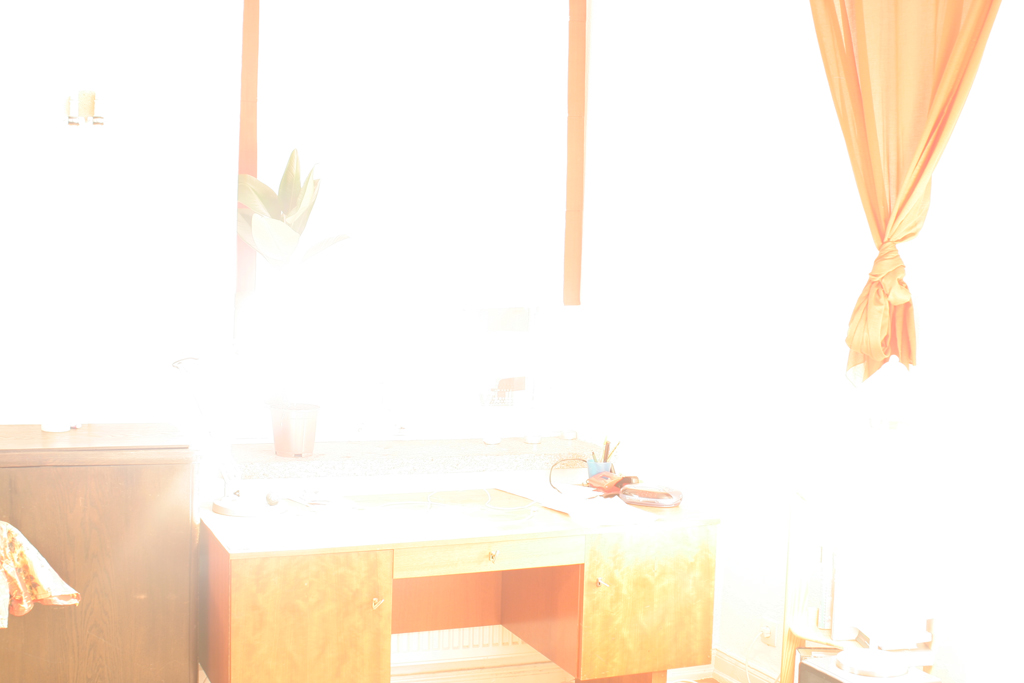
%> input picture DebevecHDR/window_series/window_exp_15_1.jpg, 1024 x 683 px; its folder holds 4 pictures in this run
$ octave main_bilateral.m   (GNU Octave 9; MATLAB toolbox functions it lacks are replaced by stand-ins)
%> lines starting %> are read from the running program, lines starting %| are printed output that depends on the picture; in (x1, y1, x2, y2) boxes, pixels count from 0 and x2, y2 are one past the last pixel; in counts of white or black regions, pixels touching at a corner belong together; the program's own positions count from 1
### DebevecHDR/readDir.m
% Implemented by: Rosaleena Mohanty
% Creates a list of all pictures and their exposure values in a certain directory.
%
% Note that the directory must only contain images wich are named according to the
% naming conventions, otherwise this function fails.
%
% Filename naming conventions:
% The filename of a picture must contain two numbers specifying the
% exposure time of that picture. The first number specifies the nominator,
% the second one the denominator. E.g. "image_1_15.jpg" specifies that this
% image has been taken with an exposure of 1/15 second.
function [filenames, exposures, numExposures] = readDir(dirName)

    filelist = dir(dirName);
    for i = 3:size(filelist,1)
        filenames{i-2} = strcat(dirName,filelist(i).name);
    end

    i = 1;
    for filename = filenames
        filename = filename{1};
        [s f] = regexp(filename, '(\d+)');
        nominator = filename(s(1):f(1));
        denominator = filename(s(2):f(2));
        exposure = str2num(nominator) / str2num(denominator);
        exposures(i) = exposure;
        i = i + 1;
    end

    % sort ascending by exposure
    [exposures indices] = sort(exposures);
    filenames = filenames(indices);

    % then inverse to get descending sort order
    exposures = exposures(end:-1:1);
    filenames = filenames(end:-1:1);

    numExposures = size(filenames,2);

### DebevecHDR/makeImageMatrix.m
% Takes relevant samples from the images for use in gsolve.m
% Implemented by: Rosaleena Mohanty
%
function [ zRed, zGreen, zBlue, sampleIndices ] = makeImageMatrix( filenames, numPixels )

    % determine the number of differently exposed images
    numExposures = size(filenames,2);


    % Create the vector of sample indices
    % We need N(P-1) > (Zmax - Zmin)
    % Assuming the maximum (Zmax - Zmin) = 255,
    % N = (255 * 2) / (P-1) clearly fulfills this requirement
    numSamples = ceil(255*2 / (numExposures - 1)) * 2;

    % create a random sampling matrix, telling us which
    % pixels of the original image we want to sample
    % using ceil fits the indices into the range [1,numPixels+1],
    % i.e. exactly the range of indices of zInput
    step = numPixels / numSamples;
    sampleIndices = floor((1:step:numPixels));
    sampleIndices = sampleIndices';


    % allocate resulting matrices
    zRed = zeros(numSamples, numExposures);
    zGreen = zeros(numSamples, numExposures);
    zBlue = zeros(numSamples, numExposures);

    for i=1:numExposures

        % read the nth image
        fprintf('Reading image number %i...', i);
        image = imread(filenames{i});

        fprintf('sampling.\n');
        % sample the image for each color channel
        [zRedTemp, zGreenTemp, zBlueTemp] = sample(image, sampleIndices);

        % build the resulting, small image consisting
        % of samples of the original image
        zRed(:,i) = zRedTemp;
        zGreen(:,i) = zGreenTemp;
        zBlue(:,i) = zBlueTemp;
    end

### DebevecHDR/sample.m
% Implemented by: Rosaleena Mohanty

function [ red, green, blue ] = sample( image, sampleIndices )
    % Takes relevant samples of the input image

    redChannel = image(:,:,1);
    red = redChannel(sampleIndices);

    greenChannel = image(:,:,2);
    green = greenChannel(sampleIndices);

    blueChannel = image(:,:,3);
    blue = blueChannel(sampleIndices);


### DebevecHDR/gsolve.m
% gsolve.m - Solve for imaging system response function
%
% Code taken from Paul Debevec's SIGGRAPH'97 paper "Recovering High Dynamic Range
% Radiance Maps from Photographs"
%
%
% Given a set of pixel values observed for several pixels in several
% images with different exposure times, this function returns the
% imaging system's response function g as well as the log film irradiance
% values for the observed pixels.
%
% Assumes:
%
% Zmin = 0
% Zmax = 255
%
% Arguments:
%
% Z(i,j) is the pixel values of pixel location number i in image j
% B(j) is the log delta t, or log shutter speed, for image j
% l is lamdba, the constant that determines the amount of smoothness
% w(z) is the weighting function value for pixel value z
%
% Returns:
%
% g(z) is the log exposure corresponding to pixel value z
% lE(i) is the log film irradiance at pixel location i
%
% Implemented by: Rosaleena Mohanty

function [g,lE]=gsolve(Z,B,l,w)
    n = 256;
    A = zeros(size(Z,1)*size(Z,2)+n+1,n+size(Z,1));
    b = zeros(size(A,1),1);

    %% Include the data-fitting equations
    k = 1;
    for i=1:size(Z,1)
        for j=1:size(Z,2)
            wij = w(Z(i,j)+1);
            A(k,Z(i,j)+1) = wij;
            A(k,n+i) = -wij;
            b(k,1) = wij * B(i,j);
            k=k+1;
        end
    end

    %% Fix the curve by setting its middle value to 0
    A(k,129) = 1;
    k=k+1;

    %% Include the smoothness equations
    for i=1:n-2
        A(k,i)=l*w(i+1); A(k,i+1)=-2*l*w(i+1); A(k,i+2)=l*w(i+1);
        k=k+1;
    end

    %% Solve the system using SVD
    x = A\b;
    g = x(1:n);
    lE = x(n+1:size(x,1));

### DebevecHDR/hdr.m
% Generates a hdr radiance map from a set of pictures
%
% parameters:
% filenames: a list of filenames containing the differently exposed
% pictures used to make a hdr from
% gRed: camera response function for the red color channel
% gGreen: camera response function for the green color channel
% gBlue: camera response function for the blue color channel
% Implemented by: Rosaleena Mohanty

function [ hdr ] = hdr( filenames, gRed, gGreen, gBlue, w, dt )

    numExposures = size(filenames,2);

    % read the first image to get the width and height information
    image = imread(filenames{1});

    % pre-allocate resulting hdr image
    hdr = zeros(size(image));
    sum = zeros(size(image));

    for i=1:numExposures

        fprintf('Adding picture %i of %i \n', i, numExposures);

        image = double(imread(filenames{i}));

        wij = w(image + 1);
        sum = sum + wij;

        m(:,:,1) = (gRed(image(:,:,1) + 1) - dt(1,i));
        m(:,:,2) = (gGreen(image(:,:,2) + 1) - dt(1,i));
        m(:,:,3) = (gBlue(image(:,:,3) + 1) - dt(1,i));

        % If a pixel is saturated, its information and
        % that gathered from all prior pictures with longer exposure times is unreliable. Thus
        % we ignore its influence on the weighted sum (influence of the
        % same pixel from prior pics with longer exposure time ignored as
        % well)

        saturatedPixels = ones(size(image));

        saturatedPixelsRed = find(image(:,:,1) == 255);
        saturatedPixelsGreen = find(image(:,:,2) == 255);
        saturatedPixelsBlue = find(image(:,:,3) == 255);

        % Mark the saturated pixels from a certain channel in *all three*
        % channels
        dim = size(image,1) * size(image,2);

        saturatedPixels(saturatedPixelsRed) = 0;
        saturatedPixels(saturatedPixelsRed + dim) = 0;
        saturatedPixels(saturatedPixelsRed + 2*dim) = 0;

        saturatedPixels(saturatedPixelsGreen) = 0;
        saturatedPixels(saturatedPixelsGreen + dim) = 0;
        saturatedPixels(saturatedPixelsGreen + 2*dim) = 0;

        saturatedPixels(saturatedPixelsBlue) = 0;
        saturatedPixels(saturatedPixelsBlue + dim) = 0;
        saturatedPixels(saturatedPixelsBlue + 2*dim) = 0;

        % add the weighted sum of the current pic to the resulting hdr radiance map
        hdr = hdr + (wij .* m);

        % remove saturated pixels from the radiance map and the sum (saturated pixels
        % are zero in the saturatedPixels matrix, all others are one)
        hdr = hdr .* saturatedPixels;
        sum = sum .* saturatedPixels;
    end


    % For those pixels that even in the picture with the smallest exposure time still are
    % saturated we approximate the radiance only from that picture instead
    % of taking the weighted sum
    saturatedPixelIndices = find(hdr == 0);

    % Don't multiply with the weights since they are zero for saturated
    % pixels. m contains the logRadiance value from the last pic, that one
    % with the longest exposure time.
    hdr(saturatedPixelIndices) = m(saturatedPixelIndices);

    % Fix the sum for those pixels to avoid division by zero
    sum(saturatedPixelIndices) = 1;

    % normalize
    hdr = hdr ./ sum;
    hdr = exp(hdr);


### DebevecHDR/imbltflt.m
% Implemented by: Rosaleena Mohanty

function Im = imbltflt(InputMatrix, wsize, sigma_d, sigma_r)
% The implementation of bilateral filter.

[HeightSize, WidthSize] = size(InputMatrix);
InputMatrix = single(InputMatrix);
Im = zeros(size(InputMatrix));

for Height = 1: HeightSize
    for Width = 1: WidthSize
        FilterHeightBegin = Height - wsize;
        FilterHeightEnd = Height + wsize;
        FilterWidthBegin = Width - wsize;
        FilterWidthEnd = Width + wsize;
        if(FilterHeightBegin < 1)
            FilterHeightBegin = 1;
        end
        if(FilterHeightEnd > HeightSize)
            FilterHeightEnd = HeightSize;
        end
        if(FilterWidthBegin < 1)
            FilterWidthBegin = 1;
        end
        if(FilterWidthEnd > WidthSize)
            FilterWidthEnd = WidthSize;
        end
        FilterHeightSize = FilterHeightEnd - FilterHeightBegin + 1;
        FilterWidthSize = FilterWidthEnd - FilterWidthBegin + 1;

        FilterCoef = zeros(FilterHeightSize, FilterWidthSize);
        if(Height == 18 && Width == 88)
            Height = Height;
        end
        for FilterHeight = FilterHeightBegin: FilterHeightEnd
            for FilterWidth = FilterWidthBegin: FilterWidthEnd
                FilterCoef(FilterHeight - FilterHeightBegin + 1, FilterWidth - FilterWidthBegin + 1) = exp((-(Height - FilterHeight)^2 - (Width - FilterWidth)^2) / (2*sigma_d^2)) ...,
                    * exp((-(InputMatrix(FilterHeight, FilterWidth) - InputMatrix(Height, Width))^2) / (2*sigma_r^2));
                %exp((-(Height - FilterHeight)^2 - (Width - FilterWidth)^2) / (2*sigma_d))
                %(-(InputMatrix(FilterHeight, FilterWidth) - InputMatrix(Height, Width))^2) / (2*sigma_r)
            end
        end

        FilterCoefSum = sum(sum(FilterCoef));
        FilterCoef = FilterCoef / FilterCoefSum;
        TargetBlock = InputMatrix(FilterHeightBegin: FilterHeightEnd, FilterWidthBegin: FilterWidthEnd);
        Im(Height, Width) = sum(sum(FilterCoef .* TargetBlock));
        %TargetBlock
        %Im(Height, Width)
        %Im(Height, Width);

    end
end

end

### DebevecHDR/bilateral.m
% Implemented by: Rosaleena Mohanty


function [Outputu8, output] = bilateral(SrcImgOri)

OutputRange = 30;
SrcImg = SrcImgOri(:,:,:);
R = SrcImg(:, :, 1);
G = SrcImg(:, :, 2);
B = SrcImg(:, :, 3);

I = 1/61*(R*20+G*40+B);

r = R ./ I;
g = G ./ I;
b = B ./ I;

ILog = log(I);
ILogBase = imbltflt(ILog, 10, 8, 0.2);

%H = fspecial('gaussian',21,8);
%ILogBase = imfilter(ILog, H)

ILogDetail = ILog - ILogBase;
CFactor = log(OutputRange) / (max(max(ILogBase)) - min(min(ILogBase)));
ILogOffset = -max(max(ILogBase)) * CFactor;
IlogOutput = ILogBase * CFactor + ILogOffset + ILogDetail;
IOutput = exp(IlogOutput);

ROutput = r .* IOutput;
GOutput = g .* IOutput;
BOutput = b .* IOutput;

Output(:, :, 1) = ROutput * 255;
Output(:, :, 2) = GOutput * 255;
Output(:, :, 3) = BOutput * 255;
Outputu8 = uint8(Output);
output = Output;
% imshow(Outputu8);

### DebevecHDR/weight.m
% Implemented by: Rosaleena Mohanty
function w = weight(z, zmin, zmax)
    if z <= 0.5 * (zmin + zmax)
        w = ((z - zmin) + 1); % never let the weights be zero because that would influence the equation system!!!
    else
        w = ((zmax - z) + 1);
    end


### DebevecHDR/main_bilateral.m
% Implements a complete hdr and bilateral tonemapping
%
% 1.: Computes the camera response curve according to "Recovering High
% Dynamic Range Radiance Maps from Photographs" by P. Debevec.
% You need a wide range of differently exposed pictures from the same scene
% to get good results.
%
% 2.: Recovers a hdr radiance map from the range of ldr pictures
%
% 3.: Tonemaps the resulting hdr radiance map using bilateral filtering
% from Durand's paper
% Implemented by: Rosaleena Mohanty

% -------------------------------------------------------------------------

close all;
clear all;

% Specify the directory that contains your range of differently exposed
% pictures. Needs to have a '/' at the end.
% The images need to have exposure information encoded in the filename,
% i.e. the filename 'window_exp_1_60.jpg' would indicate that this image
% has been exposed for 1/60 second.
dirName = ('C:/Users/rmohanty/Downloads/Final_Zip/DebevecHDR/window_series/');
[filenames, exposures, numExposures] = readDir(dirName);

fprintf('Opening test image\n');
tmp = imread(filenames{1});
%> tmp is the input picture: size 683x1024x3 uint8; mean R, G, B 252.5, 243, 231.2

numPixels = size(tmp,1) * size(tmp,2);
numExposures = size(filenames,2);

% define lamda smoothing factor
l = 70;

fprintf('Computing weighting function\n');
% precompute the weighting function value
% for each pixel
weights = [];
for i=1:256
    weights(i) = weight(i,1,256);
end

% load and sample the images
[zRed, zGreen, zBlue, sampleIndices] = makeImageMatrix(filenames, numPixels);
%> in sample, `red = redChannel(sampleIndices);`: red = 340 values, max 255 at index 1, min 212 at index 69, mean 254.1
%> in sample, `greenChannel = image(:,:,2);`:
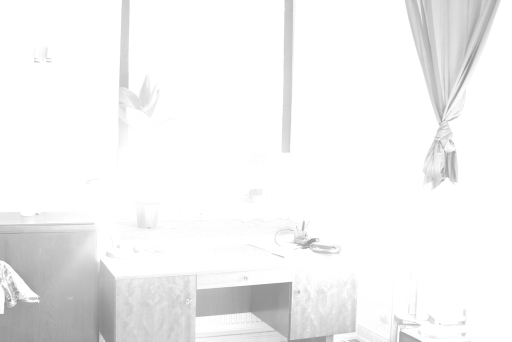
%> greenChannel: size 683x1024 uint8 (shown at 1/2 size); min 125, max 255, mean 243
%> in sample, `green = greenChannel(sampleIndices);`: green = 340 values, max 255 at index 1, min 161 at index 162, mean 246.2
%> in sample, `blueChannel = image(:,:,3);`:
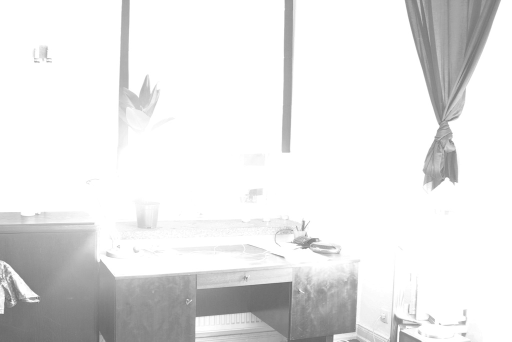
%> blueChannel: size 683x1024 uint8 (shown at 1/2 size); min 93, max 255, mean 231.2
%> in sample, `blue = blueChannel(sampleIndices);`: blue = 340 values, max 255 at index 1, min 116 at index 163, mean 237.5
%> in makeImageMatrix, `[zRedTemp, zGreenTemp, zBlueTemp] = sample(image, sampleIndices);`: zRedTemp has the same summary as red in sample; zGreenTemp has the same summary as green in sample; zBlueTemp has the same summary as blue in sample
%> pass 2 of the loop in makeImageMatrix, `for i=1:numExposures`:
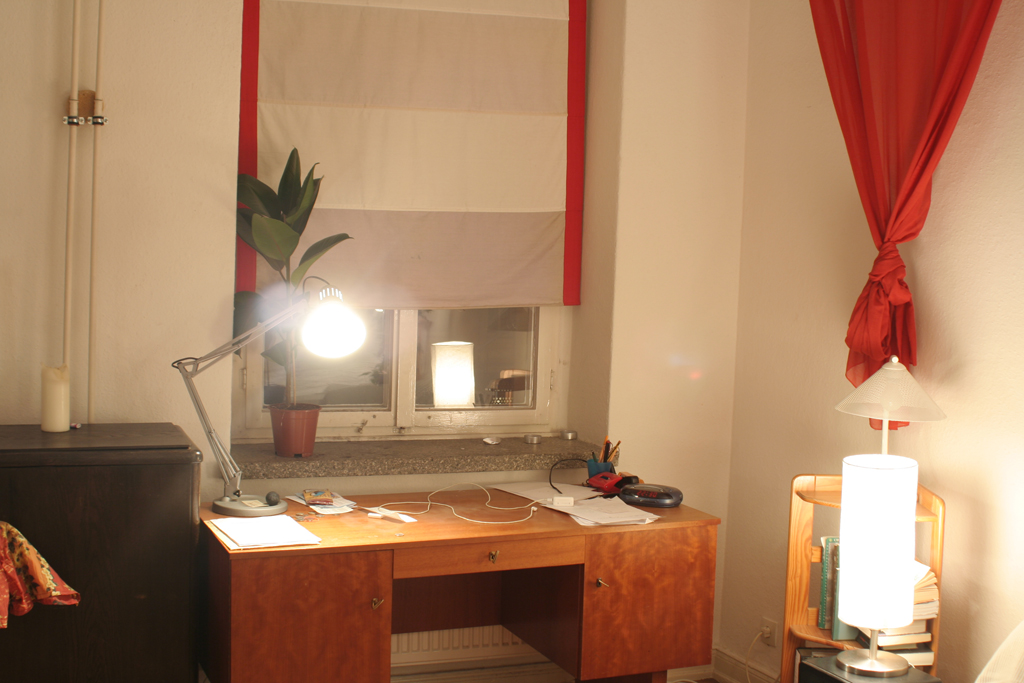
%> input picture DebevecHDR/window_series/window_exp_1_1.jpg, 1024 x 683 px
%> in makeImageMatrix, image is the input picture: size 683x1024x3 uint8; mean R, G, B 169.6, 128.8, 98.3
%> zRedTemp = 340 values, max 255 at index 313, min 34 at index 69, mean 173.1; zGreenTemp = 340 values, max 237 at index 336, min 20 at index 297, mean 132.2; zBlueTemp = 340 values, max 203 at index 336, min 14 at index 158, mean 99.2

B = zeros(size(zRed,1)*size(zRed,2), numExposures);

fprintf('Creating exposures matrix B\n')
for i = 1:numExposures
    B(:,i) = log(exposures(i));
end

% solve the system for each color channel
fprintf('Solving for red channel\n')
[gRed,lERed]=gsolve(zRed, B, l, weights);
fprintf('Solving for green channel\n')
[gGreen,lEGreen]=gsolve(zGreen, B, l, weights);
fprintf('Solving for blue channel\n')
[gBlue,lEBlue]=gsolve(zBlue, B, l, weights);
%> call 3 of gsolve, with l = 70
%> after the loop in gsolve (call 3), `for i=1:size(Z,1)`:
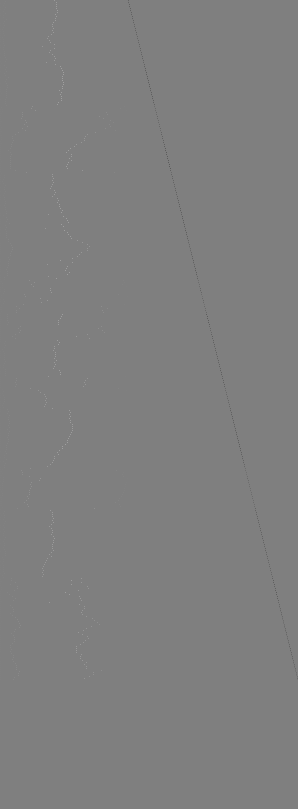
%> A: size 1617x596 double (shown at 1/2 size); min -128, max 128, mean 0; mean of the top-left, top-right, bottom-left and bottom-right quarters 0.1, -0.1, 0.1, -0.1; drawn with min black and max white
save('gMatrix.mat','gRed', 'gGreen', 'gBlue');

% compute the hdr radiance map
fprintf('Computing hdr image\n')
hdrMap = hdr(filenames, gRed, gGreen, gBlue, weights, B);
%> in hdr, `m(:,:,3) = (gBlue(image(:,:,3) + 1) - dt(1,i));`:
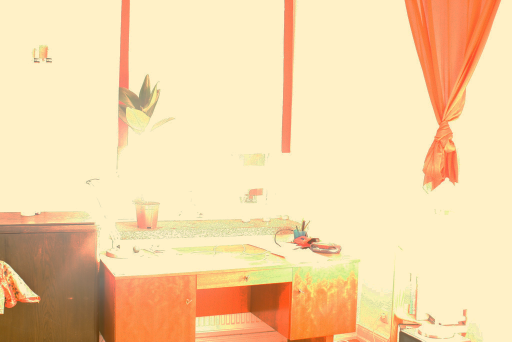
%> m: size 683x1024x3 double (shown at 1/2 size); mean R, G, B -0.268, -0.649, -1.22; drawn with min black and max white
%> in hdr, `saturatedPixelsRed = find(image(:,:,1) == 255);`: saturatedPixelsRed = 561240 values from 1 to 699392
%> in hdr, `saturatedPixelsGreen = find(image(:,:,2) == 255);`: saturatedPixelsGreen = 492567 values from 1 to 699392
%> in hdr, `saturatedPixelsBlue = find(image(:,:,3) == 255);`: saturatedPixelsBlue = 474618 values from 1 to 699392
%> in hdr, `saturatedPixels(saturatedPixelsRed + 2*dim) = 0;`:
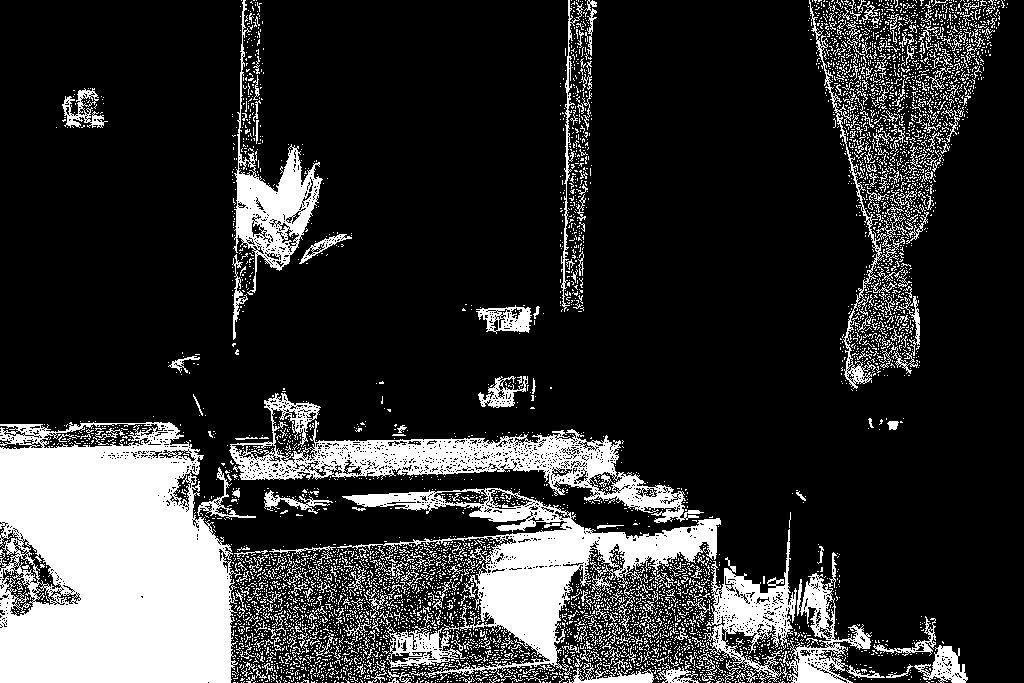
%> saturatedPixels: size 683x1024x3 double; values 0 (black) and 1 (white), 19.8% white; 5516 white regions (5196 under 20 px), largest, box (x1, y1, x2, y2) and area: (0, 422, 242, 683) 50460, (337, 488, 721, 680) 17745, (229, 393, 704, 523) 14039
%> in hdr, `sum = sum .* saturatedPixels;`:
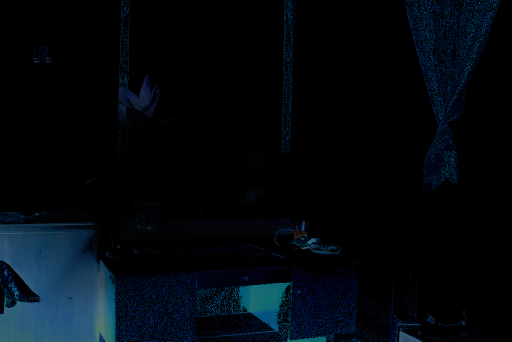
%> sum: size 683x1024x3 double (shown at 1/2 size); mean R, G, B 2.6, 8.1, 13.4
%> pass 2 of the loop in hdr, `for i=1:numExposures`:
%> in hdr, `m(:,:,3) = (gBlue(image(:,:,3) + 1) - dt(1,i));`:
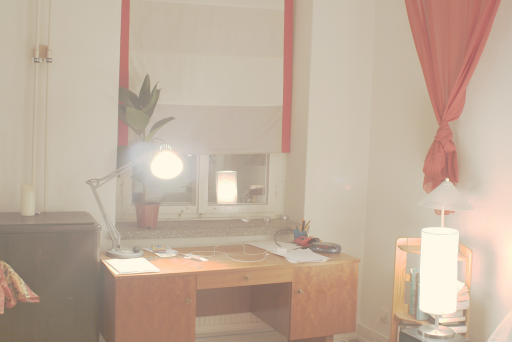
%> m: size 683x1024x3 double (shown at 1/2 size); mean R, G, B 0.53, -0.101, -0.681; drawn with min black and max white
%> saturatedPixelsRed = 27937 values from 139854 to 699341
%> saturatedPixelsGreen = 17895 values from 144634 to 699224
%> saturatedPixelsBlue = 17208 values from 148053 to 634393
%> in hdr, `saturatedPixels(saturatedPixelsRed + 2*dim) = 0;`:
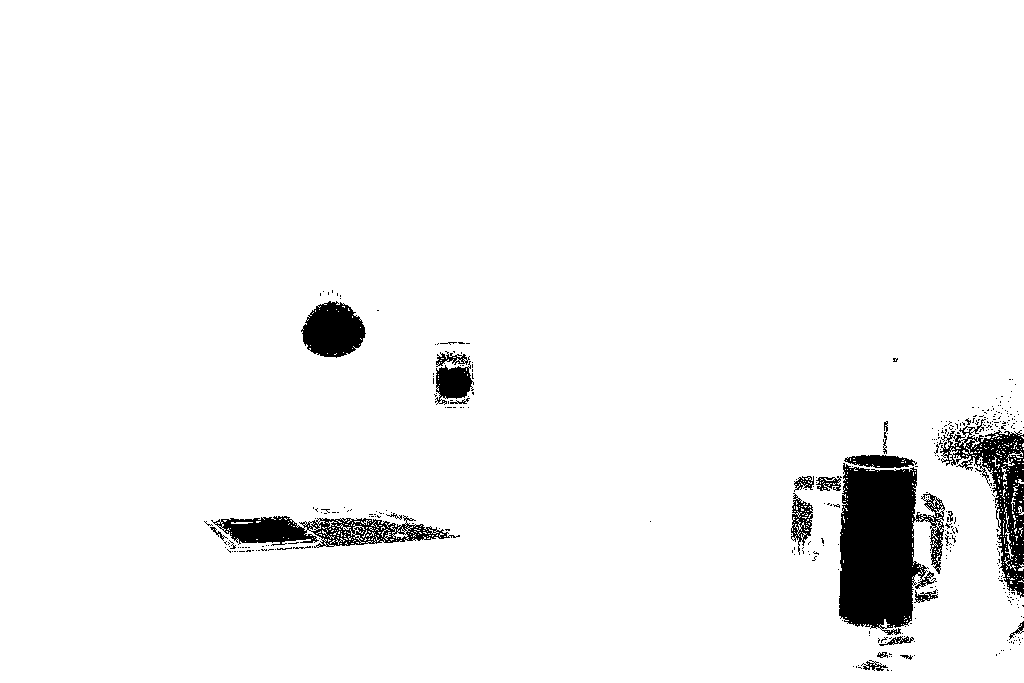
%> saturatedPixels: size 683x1024x3 double; values 0 (black) and 1 (white), 96% white; 362 black regions (337 under 20 px), largest, box (x1, y1, x2, y2) and area: (839, 463, 945, 635) 12296, (940, 419, 1024, 598) 4552, (211, 515, 460, 548) 3826
figure, imshow(hdrMap); title('HDR Radiance Map');

% Biltaeral filter implementation
[outu8, out] = bilateral(hdrMap);
%> (the run ends here)
